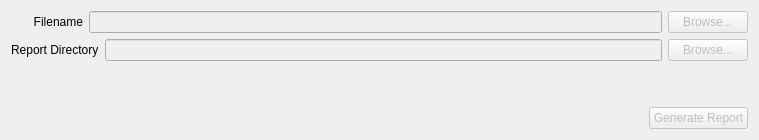
        <widget class="QWidget" name="tab_Reports">
         <property name="toolTip">
          <string>Select a File to get a report on.</string>
         </property>
         <attribute name="title">
          <string>Generate Report</string>
         </attribute>
         <layout class="QVBoxLayout" name="verticalLayout_12">
          <item>
           <layout class="QVBoxLayout" name="verticalLayout_11">
            <item>
             <layout class="QHBoxLayout" name="horizontalLayout_7">
              <item>
               <widget class="QLabel" name="label_srcCode">
                <property name="sizePolicy">
                 <sizepolicy hsizetype="Preferred" vsizetype="Preferred">
                  <horstretch>1</horstretch>
                  <verstretch>0</verstretch>
                 </sizepolicy>
                </property>
                <property name="layoutDirection">
                 <enum>Qt::LeftToRight</enum>
                </property>
                <property name="text">
                 <string>Filename</string>
                </property>
                <property name="alignment">
                 <set>Qt::AlignRight|Qt::AlignTrailing|Qt::AlignVCenter</set>
                </property>
               </widget>
              </item>
              <item>
               <widget class="QLineEdit" name="reportFileName">
                <property name="enabled">
                 <bool>false</bool>
                </property>
                <property name="sizePolicy">
                 <sizepolicy hsizetype="Preferred" vsizetype="Fixed">
                  <horstretch>8</horstretch>
                  <verstretch>0</verstretch>
                 </sizepolicy>
                </property>
               </widget>
              </item>
              <item>
               <widget class="QPushButton" name="pushButton_BrowseSrcCode">
                <property name="enabled">
                 <bool>false</bool>
                </property>
                <property name="text">
                 <string>Browse...</string>
                </property>
               </widget>
              </item>
             </layout>
            </item>
            <item>
             <layout class="QHBoxLayout" name="horizontalLayout_8">
              <item>
               <widget class="QLabel" name="label_reportDir">
                <property name="sizePolicy">
                 <sizepolicy hsizetype="Preferred" vsizetype="Preferred">
                  <horstretch>1</horstretch>
                  <verstretch>0</verstretch>
                 </sizepolicy>
                </property>
                <property name="text">
                 <string>Report Directory</string>
                </property>
               </widget>
              </item>
              <item>
               <widget class="QLineEdit" name="reportDirectory">
                <property name="enabled">
                 <bool>false</bool>
                </property>
                <property name="sizePolicy">
                 <sizepolicy hsizetype="Preferred" vsizetype="Fixed">
                  <horstretch>8</horstretch>
                  <verstretch>0</verstretch>
                 </sizepolicy>
                </property>
               </widget>
              </item>
              <item>
               <widget class="QPushButton" name="pushButton_BrowseReport">
                <property name="enabled">
                 <bool>false</bool>
                </property>
                <property name="text">
                 <string>Browse...</string>
                </property>
               </widget>
              </item>
             </layout>
            </item>
            <item>
             <spacer name="verticalSpacer">
              <property name="orientation">
               <enum>Qt::Vertical</enum>
              </property>
              <property name="sizeHint" stdset="0">
               <size>
                <width>728</width>
                <height>40</height>
               </size>
              </property>
             </spacer>
            </item>
            <item>
             <layout class="QHBoxLayout" name="horizontalLayout_21">
              <item>
               <spacer name="horizontalSpacer_4">
                <property name="orientation">
                 <enum>Qt::Horizontal</enum>
                </property>
                <property name="sizeHint" stdset="0">
                 <size>
                  <width>638</width>
                  <height>20</height>
                 </size>
                </property>
               </spacer>
              </item>
              <item>
               <widget class="QPushButton" name="pushButton_GenerateReport">
                <property name="enabled">
                 <bool>false</bool>
                </property>
                <property name="text">
                 <string>Generate Report</string>
                </property>
               </widget>
              </item>
             </layout>
            </item>
           </layout>
          </item>
         </layout>
        </widget>
